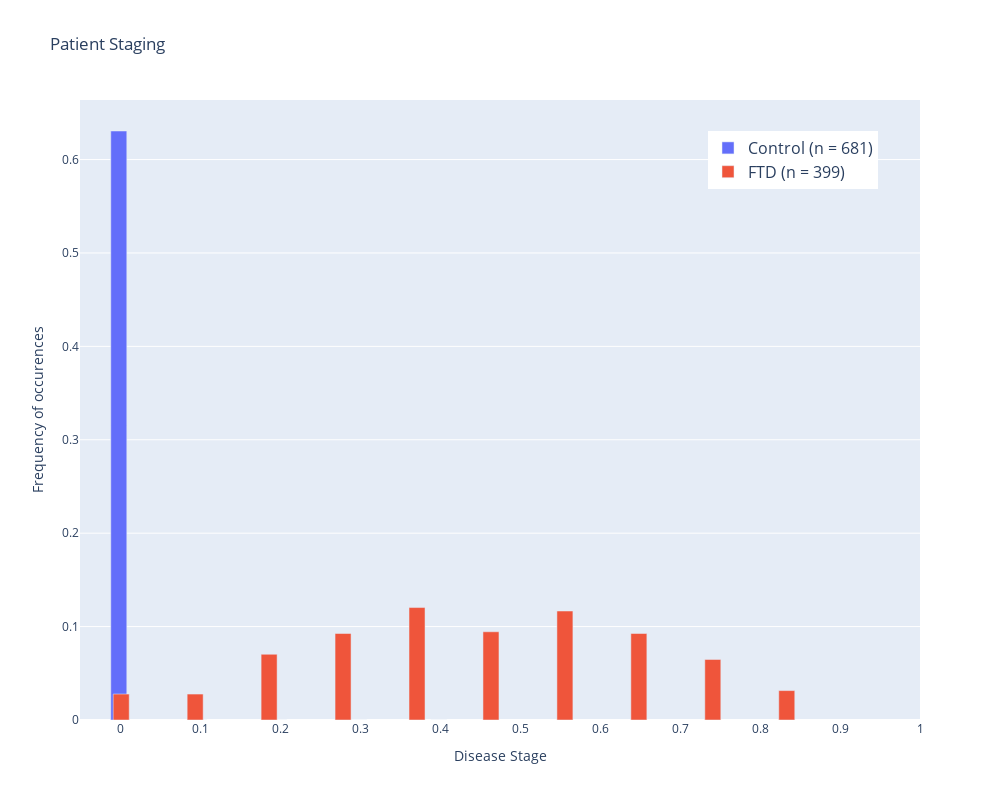

This figure's notebook cell:
### Code cell
# fig, ax = plt.subplots(figsize=(12, 6))
# plt.style.use('seaborn-whitegrid')
# rc('font',**{'family':'sans-serif','sans-serif':['Helvetica']})
# rc('mathtext', fontset='stixsans');


c = ['#4daf4a','#377eb8','#e41a1c', '#ffff00']
count=-1

fig = go.Figure()

# for idx in [idx_0,idx_1,idx_2,idx_3,idx_4,idx_Control]:
for idx in [idx_Control,idx_FTD]:
    
            if len(idx)>0:
                count=count+1;
            freq,binc=np.histogram(staging[idx],bins=num_bins)
            freq = (1.*freq)/len(staging)
            if count>0:
                freq=freq+freq_all[count-1]
            freq_all.append(freq)
            bw=1/(2.*num_bins)
#             ax.bar(binc[:-1],freq,width=bw,color=c[count],label=labels[count],zorder=3-count)
            
            fig.add_trace(go.Bar(
                        x=binc[:-1],
                        y=freq,
                        name=f'{labels[count]} (n = {counter[labels[count]]})',
                        width=width))

        
fig.update_layout(
    title="Patient Staging",
    xaxis_title="Disease Stage",
    yaxis_title="Frequency of occurences",
    xaxis = dict(
        tickmode = 'linear',
        tick0 = 0.0,
        dtick = 0.1
    ),
    barmode='group',
    legend_font_size=16,
    legend=dict(
        yanchor="top",
        y=0.95,
        xanchor="right",
        x=0.95),
    autosize = False,
    width=1000,
    height=800
)


fig.update_xaxes(range=[-0.05, 1.0])    

fig.show()

### Figure 1 — Plotly figure (JSON) as saved in the notebook; plotly's stock layout.template omitted (floating-point values rounded to 4 significant figures)
{"data": [{"name": "Control (n = 681)", "type": "bar", "width": [0.02, 0.02, 0.02, 0.02, 0.02, 0.02, 0.02, 0.02, 0.02, 0.02], "x": [-0.5, -0.4, -0.3, -0.2, -0.1, 0, 0.1, 0.2, 0.3, 0.4], "y": [0, 0, 0, 0, 0, 0.6306, 0, 0, 0, 0]}, {"name": "FTD (n = 399)", "type": "bar", "width": [0.02, 0.02, 0.02, 0.02, 0.02, 0.02, 0.02, 0.02, 0.02, 0.02], "x": [9.645e-07, 0.09244, 0.1849, 0.2773, 0.3698, 0.4622, 0.5546, 0.6471, 0.7395, 0.832], "y": [0.02778, 0.02778, 0.07037, 0.09259, 0.1204, 0.09444, 0.1167, 0.09259, 0.06481, 0.03148]}], "layout": {"autosize": false, "barmode": "group", "height": 800, "legend": {"font": {"size": 16}, "x": 0.95, "xanchor": "right", "y": 0.95, "yanchor": "top"}, "title": {"text": "Patient Staging"}, "width": 1000, "xaxis": {"dtick": 0.1, "range": [-0.05, 1], "tick0": 0, "tickmode": "linear", "title": {"text": "Disease Stage"}}, "yaxis": {"title": {"text": "Frequency of occurences"}}}}
